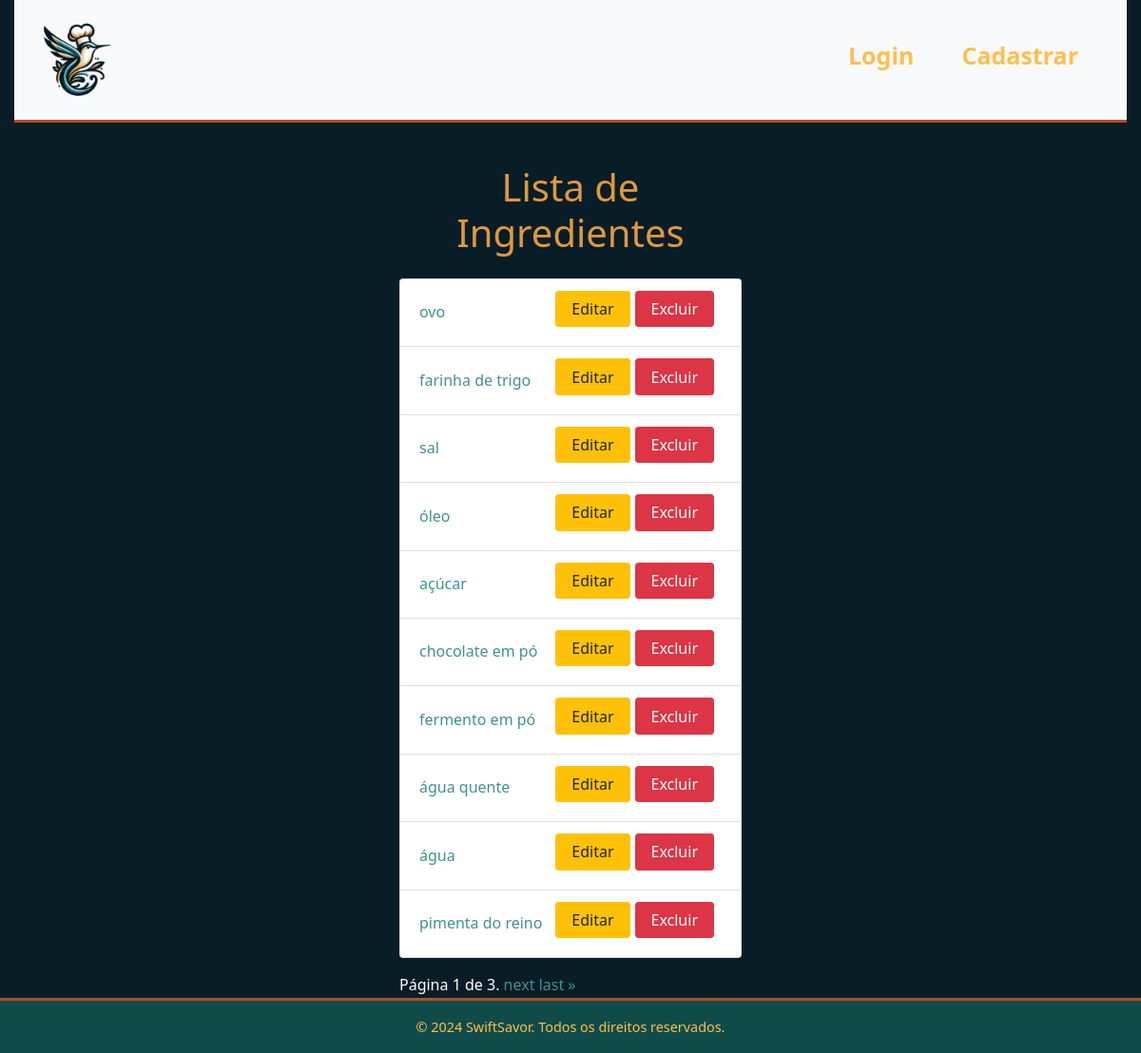
The page /ingredients/ on the database its author committed.
### ingredients/models.py (models this page shows, shortened)
class Ingrediente(models.Model):
    nome = models.CharField(max_length=200)
    user = models.ForeignKey(settings.AUTH_USER_MODEL, on_delete=models.CASCADE, null=True)

### ingredients/views.py (the view)
# urls.py: path('', views.lista_ingredientes, name='lista_ingredientes'),
def lista_ingredientes(request):
    ingredientes = Ingrediente.objects.all()
    paginator = Paginator(ingredientes, 10)
    page = request.GET.get('page')
    try:
        ingredientes = paginator.page(page)
    except PageNotAnInteger:
        ingredientes = paginator.page(1)
    except EmptyPage:
        ingredientes = paginator.page(paginator.num_pages)
    return render(request, 'ingredients/lista_ingredientes.html', {'ingredientes': ingredientes})

### ingredients/templates/ingredients/lista_ingredientes.html (shortened to what this page needs)
{% extends 'main/base.html' %}
{% block content %}
<div class="container-fluid mt-4 lista-ingredientes-container">
    <div class="row justify-content-center">
        <div class="col-md-4">
            <h1 class="mb-4 text-center">Lista de Ingredientes</h1>
            <ul class="list-group">
                {% for ingrediente in ingredientes %}
                    <li class="list-group-item">
                        <div class="ingredient-info">
                            <a href="{% url 'detalhes_ingrediente' ingrediente.id %}">{{ ingrediente.nome }}</a>
                        </div>
                        <div class="ingredient-actions">
                            <a href="{% url 'editar_ingrediente' ingrediente.id %}" class="btn btn-warning btn-sm" aria-label="Editar ingrediente {{ ingrediente.nome }}">Editar</a>
                            <form method="post" action="{% url 'excluir_ingrediente' ingrediente.id %}" class="d-inline">
                                <button type="submit" class="btn btn-danger btn-sm" aria-label="Excluir ingrediente {{ ingrediente.nome }}">Excluir</button>
                            </form>
                        </div>
                    </li>
                {% endfor %}
            </ul>
            <div class="pagination mt-3" aria-label="Navegação de páginas">
                <span class="step-links">
                    <span class="current">
                        Página {{ ingredientes.number }} de {{ ingredientes.paginator.num_pages }}.
                    </span>
                    {% if ingredientes.has_next %}
                        <a href="?page={{ ingredientes.next_page_number }}">next</a>
                        <a href="?page={{ ingredientes.paginator.num_pages }}">last &raquo;</a>
                    {% endif %}
                </span>
            </div>
        </div>
    </div>
</div>
{% endblock %}

### main/static/main/css/styles.css (style rules this page uses)
* { margin: 0; padding: 0; box-sizing: border-box; }
body { background-color: #091d27; color: #ffffff; font-family: 'Segoe UI', Tahoma, Geneva, Verdana, sans-serif; font-size: 1rem; line-height: 1.6; min-height: 100vh; display: flex; flex-direction: column; }
a { color: #409094; text-decoration: none; }
h1, h2, h3, h4, h5, h6 { color: #de9842; line-height: 1.2; }
.btn { font-size: 1rem; padding: 0.5rem 1rem; height: 2.4rem; text-align: center; display: flex; justify-content: center; align-items: center; margin-bottom: 0.5rem; }
.btn.btn-danger { margin-right: 0.5rem; }
.lista-ingredientes-container { padding-top: 20px; }
.list-group-item { display: flex; justify-content: space-between; align-items: center; }
.ingredient-info { flex: 1; }
.ingredient-actions { display: flex; gap: 5px; }

### rows shown on the page
Ingrediente: nome "ovo"
Ingrediente: nome "farinha de trigo"
Ingrediente: nome "sal"
Ingrediente: nome "óleo"
Ingrediente: nome "açúcar"
Ingrediente: nome "chocolate em pó"
Ingrediente: nome "fermento em pó"
Ingrediente: nome "água quente"
Ingrediente: nome "água"
Ingrediente: nome "pimenta do reino"

### other values the page prints
{{ ingredientes.number }} "1"
{{ ingredientes.paginator.num_pages }} "3"
